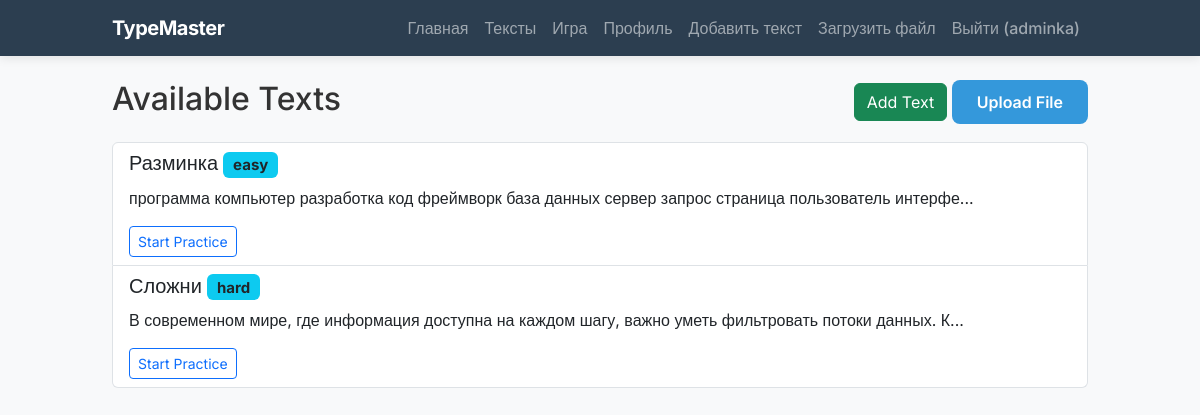
Before: /texts (signed in) with the older database file.
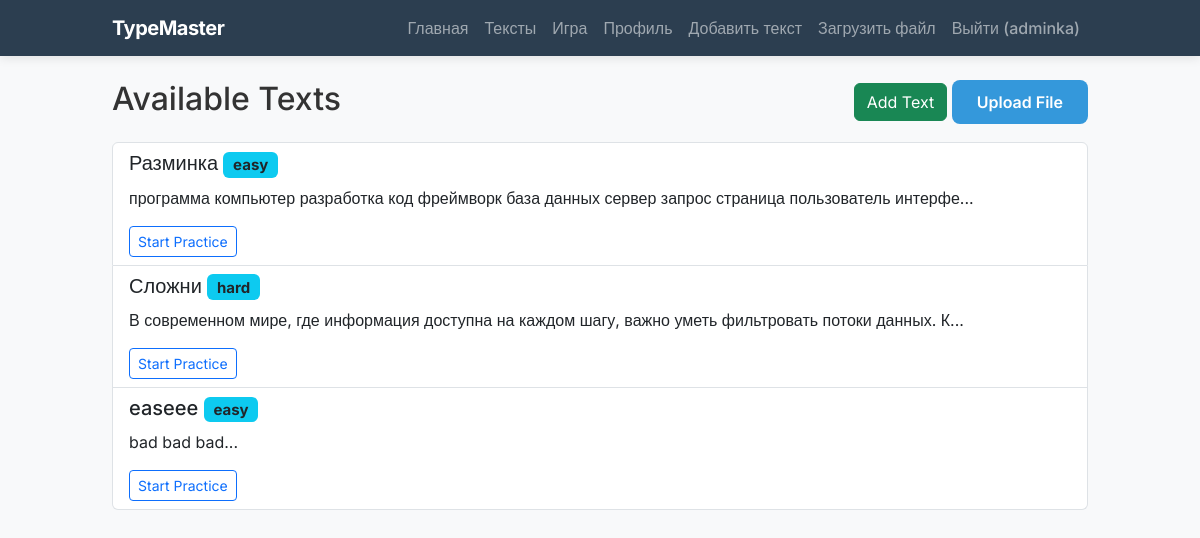
After: the same page with the newer database file.
### app/models.py (models this page shows)
class Text(db.Model):
    id = db.Column(db.Integer, primary_key=True)
    title = db.Column(db.String(100))
    content = db.Column(db.Text, nullable=False)
    language = db.Column(db.String(10), default='en')
    difficulty = db.Column(db.String(20), default='easy')

### app/routes.py (the view)
@app.route("/texts")
@login_required
def texts_list():
    texts = Text.query.all()
    return render_template('texts_list.html', texts=texts)

### app/models.py (called while the page is built)
@login_manager.user_loader
def load_user(user_id):
    return User.query.get(int(user_id))

### app/templates/texts_list.html
{% extends "base.html" %}
{% block content %}
    <div class="d-flex justify-content-between mb-3">
        <h2>Available Texts</h2>
        {% if current_user.is_admin %}
        <div>
            <a href="{{ url_for('new_text') }}" class="btn btn-success">Add Text</a>
            <a href="{{ url_for('upload_file') }}" class="btn btn-primary">Upload File</a>
        </div>
        {% endif %}
    </div>
    <div class="list-group">
        {% for text in texts %}
            <div class="list-group-item">
                <h5>{{ text.title }} <span class="badge bg-info text-dark">{{ text.difficulty }}</span></h5>
                <p>{{ text.content[:100] }}...</p>
                <a href="{{ url_for('typing_test', text_id=text.id) }}" class="btn btn-sm btn-outline-primary">Start Practice</a>
            </div>
        {% endfor %}
    </div>
{% endblock content %}

Changed rows visible on the page:
added Text: title "easeee", difficulty "easy", content "bad bad bad"
